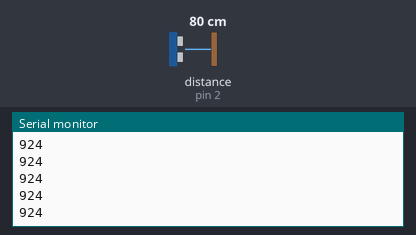
A sketch run on a simulated Arduino Uno, built with avr-gcc and run on an emulated ATmega328P. Parts: the last lines printed to the serial monitor. Wiring (inferred from the names in the program): ultrasonic range finder: trigger pin 3; echo pin 2. The inputs (shaded band) are chosen by the test bench; at power-on: distance to the obstacle (sensor on pin 2) 80 cm. The echo pulse lasts 58.3 µs per cm.

Above: at 1.2 s.
1.3 s: distance to the obstacle (sensor on pin 2) set to 2 cm
At 2.3 s:
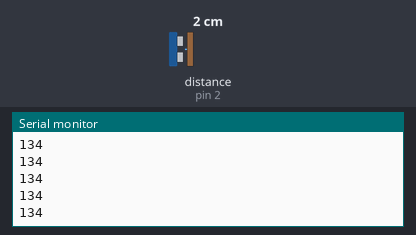
2.8 s: distance to the obstacle (sensor on pin 2) set to 4 cm
At 3.5 s:
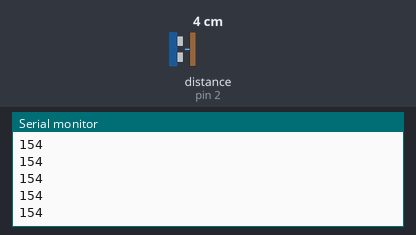
Timing chart, 0 to 5.8 s (numbered marks = the images above; inputs shaded):
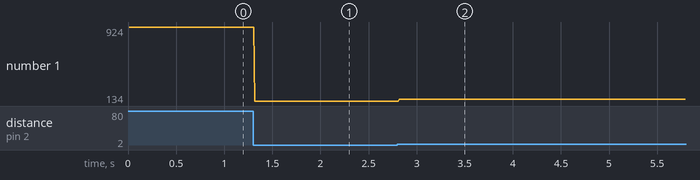

The sketch:

thickness_ultra.ino
```cpp
const int TRIGPIN = 3;
const int ECHOPIN = 2;
long timer;
int jarak;
int height_ = 634;
void setup()
{
  Serial.begin(115200);
  pinMode(ECHOPIN, INPUT);
  pinMode(TRIGPIN, OUTPUT);
}

void loop()
{
  digitalWrite(TRIGPIN, LOW);
  delayMicroseconds(2);
  digitalWrite(TRIGPIN, HIGH);
  delayMicroseconds(10);
  digitalWrite(TRIGPIN, LOW);

  timer = pulseIn(ECHOPIN, HIGH);
  jarak = timer/58;
  delay(10);

//  Serial.print("Jarak = ");
  Serial.println((jarak*10)+124);
//  Serial.print(" cm");
}
```

Measured:
- after the input at 1.3 s, the serial monitor: prints a new line at once (image 1)
- after the input at 2.8 s, the serial monitor: prints a new line at once (image 2)
- plotted number 1: 924 → 134 after the input at 1.3 s, 134 → 154 after the input at 2.8 s
